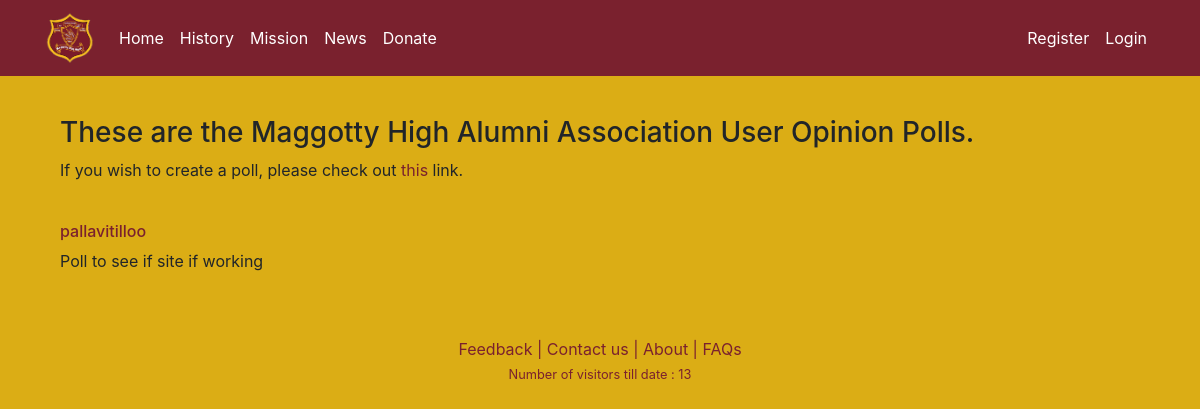
Before: /approved_polls with the older database file.
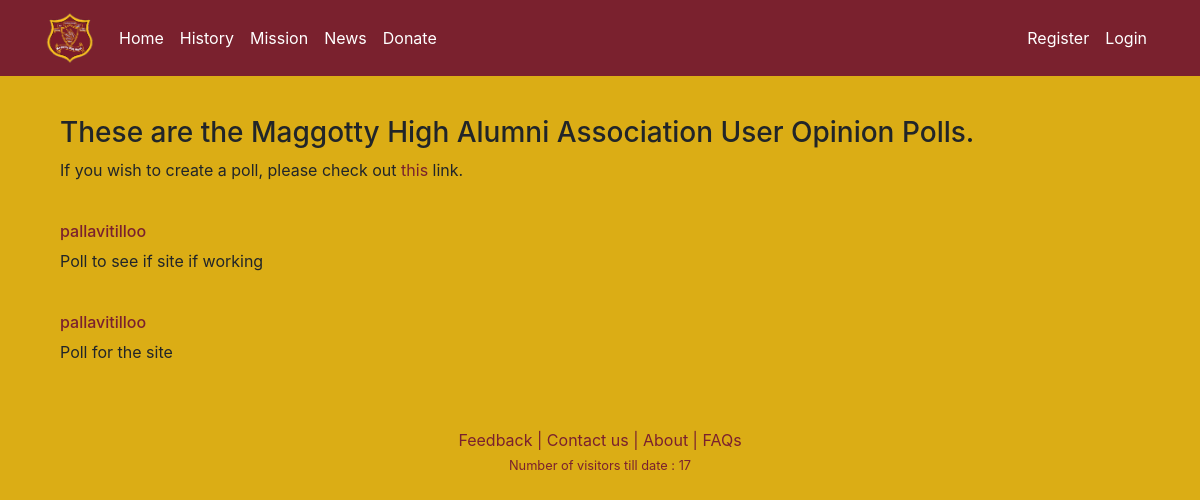
After: the same page with the newer database file.
### Maggotty/models.py (models this page shows, shortened)
class UserOpinions(models.Model):
    question_1 = models.CharField(max_length=255, blank=True, null=True)
    question_2 = models.CharField(max_length=255, blank=True, null=True)
    answers_1 =  models.CharField(max_length=255, blank=True, null=True)
    answers_2 =  models.CharField(max_length=255, blank=True, null=True)
    opinion = models.TextField(default="Test Opinion")
    username = models.CharField(max_length=255)
    approved = models.BooleanField(default=False)

### Maggotty/views.py (the view)
# urls.py: path("approved_polls", views.approvedPolls, name="approved_polls"),
def approvedPolls(request):
    polls = UserOpinions.objects.all()
    return render(request, "Maggotty/allpolls.html", {"polls": polls})

### Maggotty/context_processors.py (called while the page is built)
def get_current_cart_to_context(request):
    current_user = request.user
    cart_items = 0
    cart_items = Order.objects.filter(username=current_user.username,ifPaid=False).count()
    no_of_visitors = User.objects.all().count()
    return {
        'CART_COUNT' : cart_items,
        'VISITORS' : no_of_visitors
    }

### Maggotty/templates/Maggotty/allpolls.html (shortened to what this page needs)
{% extends "Maggotty/layout.html" %}
{% block content %}
<div class="container">
    <div class="row row-content align-items-center">
        <div class="col col-sm order-sm-first col-md">
            <h3>
                These are the Maggotty High Alumni Association User Opinion Polls.<br/>
            </h3>
            <p>
                If you wish to create a poll, please check out <a class="redLink" href="{% url 'polls' %}">this</a> link.
            </p>
            <br/>
        </div>
    </div>
    {% for poll in polls %}
    <div class="row row-content align-items-center">
        <div class="col col-sm order-sm-first col-md">
            <a href="#" class="redLink"><h6 class="mt-0">{{ poll.username }}</h6></a>
            <p class="d-none d-sm-block">{{ poll.opinion }}</p>
        </div>
    </div>
    <br/>
    {% endfor %}
</div>
{% endblock %}

Changed rows visible on the page:
added UserOpinions: username "pallavitilloo", opinion "Poll for the site"
Other visible differences:
{{ VISITORS }}: "13" → "17"
